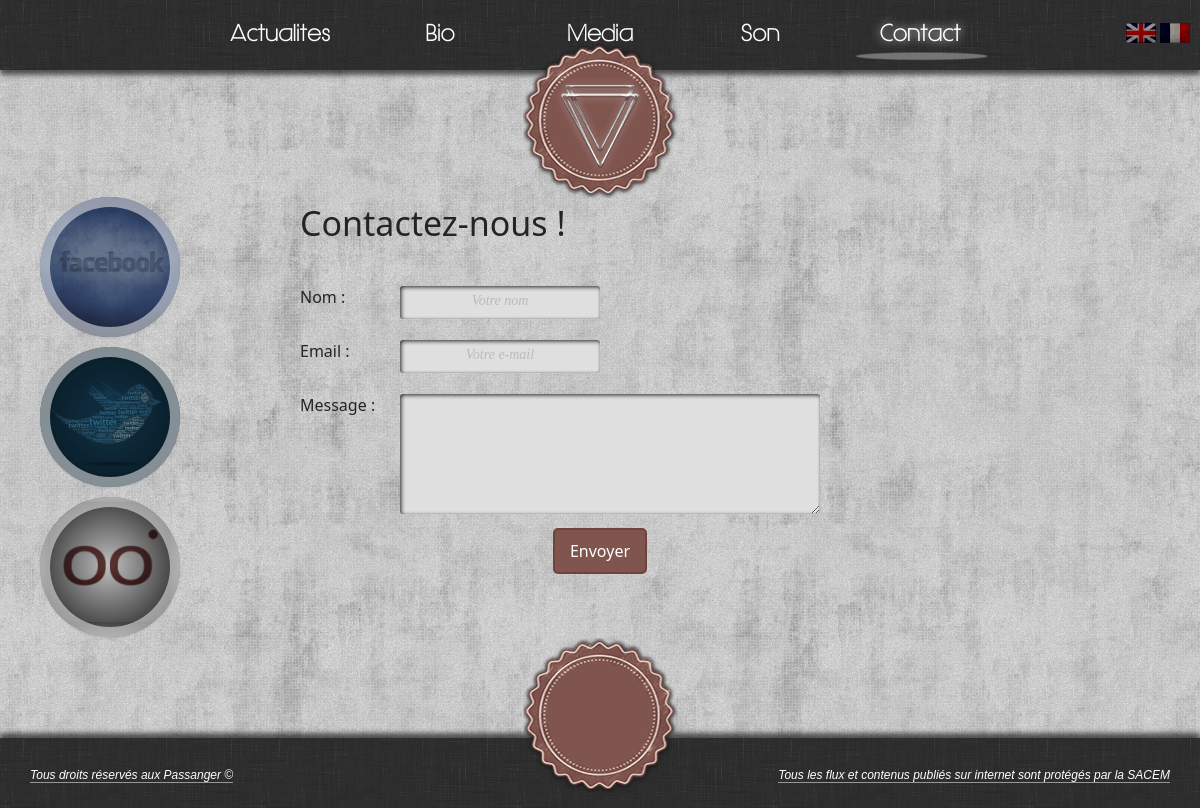
The app's page /fr-contact with its own data.
### tables this page shows
CREATE TABLE IF NOT EXISTS `links` (
  `idLinks` smallint(5) unsigned NOT NULL AUTO_INCREMENT,
  `text` varchar(200) NOT NULL,
  `href` mediumtext NOT NULL,
  `lang` varchar(2) NOT NULL,
  PRIMARY KEY (`idLinks`)
);

### class/Session.php (called while the page is built, shortened)
<?php
class Session{
    public function __construct($sessionName = 'anonyme',$cookieParams = array(), $timeout = 3600){
        $this->sessionName = (string) $sessionName;
        $this->cookieParams = array_merge(
			session_get_cookie_params(),
			$cookieParams
        );
    }
    public function write($key, $value){
        return $this;
    }
    public function read($key, $default = NULL){
        return (isset($_SESSION[$key]))? $_SESSION[$key] : $default;
    }
}

### bootstrap.php (called while the page is built, shortened)
<?php
require_once 'class/Session.php';
$session = new Session();

### class/Links.php (called while the page is built)
<?php
class Links{
    private $pdo = null;
    private $lang = null;
    public function __construct($pdo, $lang){
        $this->pdo = $pdo;
        $this->lang = $lang;
    }
    public function getAllLinks(){
        $request = "SELECT idLinks, text, href
			FROM links
			WHERE lang='".$this->lang."'";
		$links_array = array();
        try{
            $result = $this->pdo->query($request);
            while($ligne = $result->fetch(PDO::FETCH_ASSOC)){
                    $links_array[$ligne['idLinks']] = $ligne;
            }
            return $links_array;
        }catch(PDOException $e){
            print $e->getMessage();
        }
        return array();
    }
}

### index.php (the view, shortened to what this page needs)
<?php
	require_once 'bootstrap.php';
	require_once 'class/Header.php';
?>
<!DOCTYPE HTML>
<html>
    <head>
        <?php
            include("page/meta.phtml");
        ?>
    </head>
    <body <?php echo (isset($_SESSION['loader']) && $_SESSION['loader'] != 'off' ? 'onload="loader()"':"") ; ?> >
		<div id="global">
			<div id="corps">
				<?php
					include("page/header.phtml");
				?>
			</div>
			<?php
				include("page/footer.phtml");
			?>
		</div>
    </body>
</html>

### page/header.phtml
<?php
	require_once 'class/Links.php';
	$links = new Links($pdo,$session->read('langue'));
	$linksInformation = $links->getAllLinks();
    $tag_langue = isset($_SESSION['langue'])?$_SESSION['langue']:'fr';
	$actual_url = ($_SERVER['REQUEST_URI'] == '/'?'/'.$tag_langue.'-home':$_SERVER['REQUEST_URI']);
?>
<header>
<div id="header_block">
	<div id="language">
		<a href="set_language.php?lang=en" title="English Version">
			<img src="public/media/image/flag_en.png" />
		</a>
		<a href="set_language.php?lang=fr" title="Version Française">
			<img src="public/media/image/flag_fr.png" />
		</a>
	</div>
	<div id="header">
		<ul>
		<?php
			foreach($linksInformation as $this_link_information){
				$id_css_array = explode('.',$this_link_information['href']);
				$id_css = reset($id_css_array);
				$url_tab = '/'.$tag_langue.'-'.$this_link_information['href'];
				if($this_link_information['href'] != 'home'){
					echo '
		<li '.(($actual_url == $url_tab)?'class="selected menu"':'class="menu"').'id="'.$id_css.'">
			<a href="'.$tag_langue.'-'.$this_link_information['href'].'">'.
				$this_link_information['text'].'
			</a>
		</li>';
				}
			}
		?>
		</ul>
		<div id="box">
			<div id="rectangle">
			</div>
		</div>
	</div>
	<div id="logo">
		<a href="<?php echo $tag_langue; ?>-home">
		</a>
	</div>
</div>
</header>

### public/css/style.css (style rules this page uses)
footer,header,nav,section,article { display: block; }
ul,ol,li,h1,h2,h3,h4,h5,h6,pre,form,body,html,p,blockquote,fieldset,input { margin:0; padding:0; }
:link,:visited { text-decoration:none }
ul,ol { list-style:none }
a img,:link img,:visited img { border:none }
html { height:100%; width: 100%; padding:0; margin:0; }
body { height:100%; width: 100%; margin:0; padding: 0; background: url('../media/image/grunge_wall.png'); }
a { text-decoration: none; }
#global { position : relative; background:none; z-index:1; min-height: 100%; }
#corps { width: 100%; min-width:975px; min-height: 100%; position: relative; margin: 0 auto; padding-bottom: 168px; background:none; z-index:2; }
#language { float:right; margin-right:10px; margin-top:23px; }
#language img { height:20px; }
header { margin-top:0; width:100%; min-width:975px; height:70px; background:#111 url('../media/image/stressed_linen.png') left top repeat-x; z-index: 800; box-shadow: 0 5px 5px rgba(0,0,0,0.6); -webkit-box-shadow: 0 5px 5px rgba(0,0,0,0.6); -moz-box-shadow: 0 5px 5px rgba(0,0,0,0.6); -o-box-shadow: 0 5px 5px rgba(0,0,0,0.6); -ms-box-shadow: 0 5px 5px rgba(0,0,0,0.6); }
#header { position: relative; letter-spacing: 1px; font-weight:bold; font-family: Hasteristico, georgia, sans-serif; color: #fff; font-size: 22px; width:875px; height:70px; margin:auto; overflow: hidden; }
#header a { color: #fff; font-weight: bold; transition-property: all; transition-duration: .4s; -moz-transition-property: all; -moz-transition-duration: .4s; -webkit-transition-property: all; -webkit-transition-duration: .4s; -o-transition-property: all; -o-transition-duration: .4s; -ms-transition-property: all; -ms-transition-duration: .4s; }
#header ul { position:absolute; margin: 0; padding: 0; z-index:2; }
#header ul li { float:left; display:block; width: 160px; height: 50px; text-align:center; padding-top:20px; }
#header ul li.selected { text-shadow: 0px 0px 9px #eee; }
#news { margin-left:75px; }
#logo { width: 200px; height: 160px; margin: -30px auto 0 auto; position: relative; z-index:3; background: url("../media/image/logo1p.png") no-repeat scroll center center transparent; -moz-transition-property: background; -moz-transition-duration: .6s; -o-transition-property: background; -o-transition-duration: .6s; -webkit-transition-property: background; -webkit-transition-duration: .6s; transition-property: background; transition-duration: .6s; }
#logo a { display:block; width: 200px; height: 160px; }
#box { position: absolute; top: 10px; z-index:1; }
#rectangle { background: transparent url('../media/image/lastrope_min.png') center top no-repeat; height: 60px; }

### records on screen
links: text "Actualites"
links: text "Bio"
links: text "Media"
links: text "Son"
links: text "Contact"

### other values on screen
CONTACT_US "Contactez-nous !"
NAME "Nom"
MAIL "Email"
MESSAGE "Message"
COPYRIGHT "Tous droits réservés aux Passanger ©"
SACEM "Tous les flux et contenus publiés sur internet sont protégés par la SACEM"
